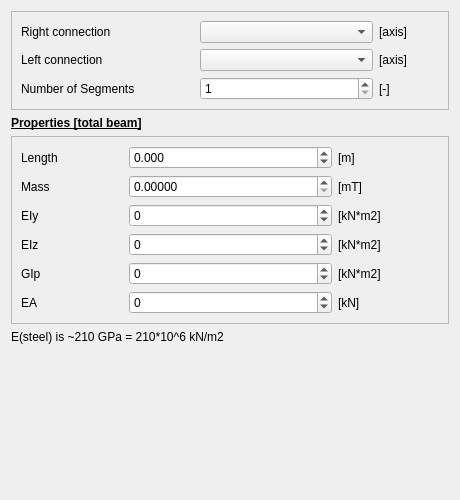
<?xml version="1.0" encoding="UTF-8"?>
<ui version="4.0">
 <class>widget_beam</class>
 <widget class="QWidget" name="widget_beam">
  <property name="geometry">
   <rect>
    <x>0</x>
    <y>0</y>
    <width>460</width>
    <height>500</height>
   </rect>
  </property>
  <property name="windowTitle">
   <string>Form</string>
  </property>
  <property name="locale">
   <locale language="English" country="UnitedStates"/>
  </property>
  <layout class="QVBoxLayout" name="verticalLayout">
   <item>
    <widget class="QFrame" name="frmMasterSlave">
     <property name="frameShape">
      <enum>QFrame::StyledPanel</enum>
     </property>
     <property name="frameShadow">
      <enum>QFrame::Raised</enum>
     </property>
     <layout class="QGridLayout" name="gridLayout_2">
      <item row="0" column="1">
       <widget class="QComboBox" name="cbMasterAxis"/>
      </item>
      <item row="0" column="2">
       <widget class="QLabel" name="label_10">
        <property name="sizePolicy">
         <sizepolicy hsizetype="Fixed" vsizetype="Preferred">
          <horstretch>0</horstretch>
          <verstretch>0</verstretch>
         </sizepolicy>
        </property>
        <property name="minimumSize">
         <size>
          <width>60</width>
          <height>0</height>
         </size>
        </property>
        <property name="maximumSize">
         <size>
          <width>60</width>
          <height>16777215</height>
         </size>
        </property>
        <property name="text">
         <string>[axis]</string>
        </property>
       </widget>
      </item>
      <item row="2" column="2">
       <widget class="QLabel" name="label_12">
        <property name="sizePolicy">
         <sizepolicy hsizetype="Fixed" vsizetype="Preferred">
          <horstretch>0</horstretch>
          <verstretch>0</verstretch>
         </sizepolicy>
        </property>
        <property name="minimumSize">
         <size>
          <width>60</width>
          <height>0</height>
         </size>
        </property>
        <property name="maximumSize">
         <size>
          <width>60</width>
          <height>16777215</height>
         </size>
        </property>
        <property name="text">
         <string>[axis]</string>
        </property>
       </widget>
      </item>
      <item row="2" column="1">
       <widget class="QComboBox" name="cbSlaveAxis"/>
      </item>
      <item row="4" column="1">
       <widget class="QSpinBox" name="sbnSegments">
        <property name="minimum">
         <number>1</number>
        </property>
        <property name="maximum">
         <number>1000</number>
        </property>
       </widget>
      </item>
      <item row="4" column="2">
       <widget class="QLabel" name="label_20">
        <property name="text">
         <string>[-]</string>
        </property>
       </widget>
      </item>
      <item row="2" column="0">
       <widget class="QLabel" name="label_9">
        <property name="sizePolicy">
         <sizepolicy hsizetype="Fixed" vsizetype="Preferred">
          <horstretch>0</horstretch>
          <verstretch>0</verstretch>
         </sizepolicy>
        </property>
        <property name="minimumSize">
         <size>
          <width>80</width>
          <height>0</height>
         </size>
        </property>
        <property name="maximumSize">
         <size>
          <width>9999</width>
          <height>16777215</height>
         </size>
        </property>
        <property name="text">
         <string>Left connection</string>
        </property>
       </widget>
      </item>
      <item row="4" column="0">
       <widget class="QLabel" name="label_19">
        <property name="text">
         <string>Number of Segments</string>
        </property>
       </widget>
      </item>
      <item row="0" column="0">
       <widget class="QLabel" name="label_11">
        <property name="sizePolicy">
         <sizepolicy hsizetype="Fixed" vsizetype="Preferred">
          <horstretch>0</horstretch>
          <verstretch>0</verstretch>
         </sizepolicy>
        </property>
        <property name="minimumSize">
         <size>
          <width>80</width>
          <height>0</height>
         </size>
        </property>
        <property name="maximumSize">
         <size>
          <width>9999</width>
          <height>16777215</height>
         </size>
        </property>
        <property name="text">
         <string>Right connection</string>
        </property>
       </widget>
      </item>
     </layout>
    </widget>
   </item>
   <item>
    <widget class="QLabel" name="label_7">
     <property name="text">
      <string>&lt;html&gt;&lt;head/&gt;&lt;body&gt;&lt;p&gt;&lt;span style=&quot; font-weight:600; text-decoration: underline;&quot;&gt;Properties [total beam]&lt;/span&gt;&lt;/p&gt;&lt;/body&gt;&lt;/html&gt;</string>
     </property>
     <property name="wordWrap">
      <bool>true</bool>
     </property>
    </widget>
   </item>
   <item>
    <widget class="QFrame" name="frame">
     <property name="sizePolicy">
      <sizepolicy hsizetype="Preferred" vsizetype="Fixed">
       <horstretch>0</horstretch>
       <verstretch>0</verstretch>
      </sizepolicy>
     </property>
     <property name="frameShape">
      <enum>QFrame::StyledPanel</enum>
     </property>
     <property name="frameShadow">
      <enum>QFrame::Raised</enum>
     </property>
     <layout class="QGridLayout" name="gridLayout">
      <item row="0" column="3">
       <widget class="QLabel" name="label_6">
        <property name="text">
         <string>[m]</string>
        </property>
       </widget>
      </item>
      <item row="2" column="3">
       <widget class="QLabel" name="label_13">
        <property name="text">
         <string>[kN*m2]</string>
        </property>
       </widget>
      </item>
      <item row="3" column="3">
       <widget class="QLabel" name="label_14">
        <property name="text">
         <string>[kN*m2]</string>
        </property>
       </widget>
      </item>
      <item row="4" column="3">
       <widget class="QLabel" name="label_15">
        <property name="text">
         <string>[kN*m2]</string>
        </property>
       </widget>
      </item>
      <item row="5" column="0">
       <widget class="QLabel" name="label_5">
        <property name="text">
         <string>EA</string>
        </property>
       </widget>
      </item>
      <item row="3" column="1" colspan="2">
       <widget class="QDoubleSpinBox" name="doubleSpinBox_3">
        <property name="sizePolicy">
         <sizepolicy hsizetype="Preferred" vsizetype="Fixed">
          <horstretch>0</horstretch>
          <verstretch>0</verstretch>
         </sizepolicy>
        </property>
        <property name="decimals">
         <number>0</number>
        </property>
        <property name="minimum">
         <double>-999999999999.000000000000000</double>
        </property>
        <property name="maximum">
         <double>99999999999999.000000000000000</double>
        </property>
       </widget>
      </item>
      <item row="4" column="0">
       <widget class="QLabel" name="label_4">
        <property name="text">
         <string>GIp</string>
        </property>
       </widget>
      </item>
      <item row="4" column="1" colspan="2">
       <widget class="QDoubleSpinBox" name="doubleSpinBox_4">
        <property name="sizePolicy">
         <sizepolicy hsizetype="Preferred" vsizetype="Fixed">
          <horstretch>0</horstretch>
          <verstretch>0</verstretch>
         </sizepolicy>
        </property>
        <property name="decimals">
         <number>0</number>
        </property>
        <property name="minimum">
         <double>-999999999999.000000000000000</double>
        </property>
        <property name="maximum">
         <double>99999999999999.000000000000000</double>
        </property>
       </widget>
      </item>
      <item row="2" column="1" colspan="2">
       <widget class="QDoubleSpinBox" name="doubleSpinBox_2">
        <property name="sizePolicy">
         <sizepolicy hsizetype="Preferred" vsizetype="Fixed">
          <horstretch>0</horstretch>
          <verstretch>0</verstretch>
         </sizepolicy>
        </property>
        <property name="decimals">
         <number>0</number>
        </property>
        <property name="minimum">
         <double>-999999999999.000000000000000</double>
        </property>
        <property name="maximum">
         <double>99999999999999.000000000000000</double>
        </property>
       </widget>
      </item>
      <item row="0" column="0">
       <widget class="QLabel" name="label">
        <property name="text">
         <string>Length</string>
        </property>
       </widget>
      </item>
      <item row="2" column="0">
       <widget class="QLabel" name="label_2">
        <property name="text">
         <string>EIy</string>
        </property>
       </widget>
      </item>
      <item row="3" column="0">
       <widget class="QLabel" name="label_3">
        <property name="text">
         <string>EIz</string>
        </property>
       </widget>
      </item>
      <item row="5" column="3">
       <widget class="QLabel" name="label_16">
        <property name="text">
         <string>[kN]</string>
        </property>
       </widget>
      </item>
      <item row="0" column="1" colspan="2">
       <widget class="QDoubleSpinBox" name="doubleSpinBox_1">
        <property name="sizePolicy">
         <sizepolicy hsizetype="Preferred" vsizetype="Fixed">
          <horstretch>0</horstretch>
          <verstretch>0</verstretch>
         </sizepolicy>
        </property>
        <property name="decimals">
         <number>3</number>
        </property>
        <property name="minimum">
         <double>-999999999999.000000000000000</double>
        </property>
        <property name="maximum">
         <double>99999999999999.000000000000000</double>
        </property>
       </widget>
      </item>
      <item row="5" column="1" colspan="2">
       <widget class="QDoubleSpinBox" name="doubleSpinBox_5">
        <property name="sizePolicy">
         <sizepolicy hsizetype="Preferred" vsizetype="Fixed">
          <horstretch>0</horstretch>
          <verstretch>0</verstretch>
         </sizepolicy>
        </property>
        <property name="decimals">
         <number>0</number>
        </property>
        <property name="minimum">
         <double>-999999999999.000000000000000</double>
        </property>
        <property name="maximum">
         <double>99999999999999.000000000000000</double>
        </property>
       </widget>
      </item>
      <item row="1" column="0">
       <widget class="QLabel" name="label_17">
        <property name="text">
         <string>Mass</string>
        </property>
       </widget>
      </item>
      <item row="1" column="3">
       <widget class="QLabel" name="label_18">
        <property name="text">
         <string>[mT]</string>
        </property>
       </widget>
      </item>
      <item row="1" column="1" colspan="2">
       <widget class="QDoubleSpinBox" name="sbMass">
        <property name="decimals">
         <number>5</number>
        </property>
        <property name="maximum">
         <double>999999.000000000000000</double>
        </property>
        <property name="singleStep">
         <double>0.100000000000000</double>
        </property>
       </widget>
      </item>
     </layout>
    </widget>
   </item>
   <item>
    <widget class="QLabel" name="label_8">
     <property name="text">
      <string>&lt;html&gt;&lt;head/&gt;&lt;body&gt;&lt;p&gt;E(steel) is ~210 GPa = 210*10^6 kN/m2&lt;/p&gt;&lt;/body&gt;&lt;/html&gt;</string>
     </property>
     <property name="wordWrap">
      <bool>true</bool>
     </property>
    </widget>
   </item>
   <item>
    <spacer name="verticalSpacer">
     <property name="orientation">
      <enum>Qt::Vertical</enum>
     </property>
     <property name="sizeHint" stdset="0">
      <size>
       <width>20</width>
       <height>40</height>
      </size>
     </property>
    </spacer>
   </item>
  </layout>
 </widget>
 <tabstops>
  <tabstop>cbMasterAxis</tabstop>
  <tabstop>cbSlaveAxis</tabstop>
  <tabstop>sbnSegments</tabstop>
  <tabstop>doubleSpinBox_1</tabstop>
  <tabstop>sbMass</tabstop>
  <tabstop>doubleSpinBox_2</tabstop>
  <tabstop>doubleSpinBox_3</tabstop>
  <tabstop>doubleSpinBox_4</tabstop>
  <tabstop>doubleSpinBox_5</tabstop>
 </tabstops>
 <resources/>
 <connections/>
</ui>
